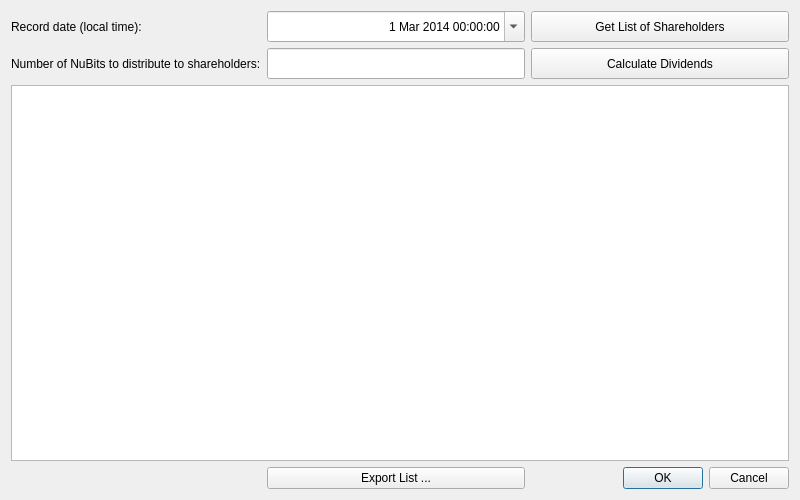
<?xml version="1.0" encoding="UTF-8"?>
<ui version="4.0">
 <class>DistributeDivDialog</class>
 <widget class="QDialog" name="DistributeDivDialog">
  <property name="windowModality">
   <enum>Qt::ApplicationModal</enum>
  </property>
  <property name="geometry">
   <rect>
    <x>0</x>
    <y>0</y>
    <width>800</width>
    <height>500</height>
   </rect>
  </property>
  <property name="sizePolicy">
   <sizepolicy hsizetype="MinimumExpanding" vsizetype="MinimumExpanding">
    <horstretch>0</horstretch>
    <verstretch>0</verstretch>
   </sizepolicy>
  </property>
  <property name="minimumSize">
   <size>
    <width>400</width>
    <height>200</height>
   </size>
  </property>
  <property name="windowTitle">
   <string>Distribute Dividends</string>
  </property>
  <property name="toolTip">
   <string/>
  </property>
  <property name="locale">
   <locale language="English" country="UnitedStates"/>
  </property>
  <property name="modal">
   <bool>true</bool>
  </property>
  <layout class="QGridLayout" name="gridLayout">
   <item row="2" column="0" colspan="3">
    <widget class="QTableView" name="tableView"/>
   </item>
   <item row="1" column="2">
    <widget class="QPushButton" name="calcDividendsButton">
     <property name="minimumSize">
      <size>
       <width>141</width>
       <height>31</height>
      </size>
     </property>
     <property name="text">
      <string>Calculate Dividends</string>
     </property>
    </widget>
   </item>
   <item row="1" column="0">
    <widget class="QLabel" name="label">
     <property name="text">
      <string>Number of NuBits to distribute to shareholders:</string>
     </property>
     <property name="alignment">
      <set>Qt::AlignLeading|Qt::AlignLeft|Qt::AlignVCenter</set>
     </property>
    </widget>
   </item>
   <item row="1" column="1">
    <widget class="QLineEdit" name="totalDividend">
     <property name="minimumSize">
      <size>
       <width>111</width>
       <height>31</height>
      </size>
     </property>
     <property name="inputMethodHints">
      <set>Qt::ImhFormattedNumbersOnly</set>
     </property>
     <property name="text">
      <string notr="true"/>
     </property>
     <property name="alignment">
      <set>Qt::AlignRight|Qt::AlignTrailing|Qt::AlignVCenter</set>
     </property>
    </widget>
   </item>
   <item row="0" column="0">
    <widget class="QLabel" name="label_2">
     <property name="text">
      <string>Record date (local time):</string>
     </property>
     <property name="alignment">
      <set>Qt::AlignLeading|Qt::AlignLeft|Qt::AlignVCenter</set>
     </property>
    </widget>
   </item>
   <item row="0" column="2">
    <widget class="QPushButton" name="getShareholdsListButton">
     <property name="minimumSize">
      <size>
       <width>141</width>
       <height>31</height>
      </size>
     </property>
     <property name="text">
      <string>Get List of Shareholders</string>
     </property>
    </widget>
   </item>
   <item row="4" column="2">
    <widget class="QDialogButtonBox" name="buttonBox">
     <property name="orientation">
      <enum>Qt::Horizontal</enum>
     </property>
     <property name="standardButtons">
      <set>QDialogButtonBox::Cancel|QDialogButtonBox::Ok</set>
     </property>
    </widget>
   </item>
   <item row="0" column="1">
    <widget class="QDateTimeEdit" name="recordDate">
     <property name="minimumSize">
      <size>
       <width>111</width>
       <height>31</height>
      </size>
     </property>
     <property name="toolTip">
      <string>Shareholders on record on this date will receive dividends.</string>
     </property>
     <property name="alignment">
      <set>Qt::AlignRight|Qt::AlignTrailing|Qt::AlignVCenter</set>
     </property>
     <property name="minimumDateTime">
      <datetime>
       <hour>0</hour>
       <minute>0</minute>
       <second>0</second>
       <year>2014</year>
       <month>3</month>
       <day>1</day>
      </datetime>
     </property>
     <property name="currentSection">
      <enum>QDateTimeEdit::DaySection</enum>
     </property>
     <property name="calendarPopup">
      <bool>true</bool>
     </property>
    </widget>
   </item>
   <item row="4" column="1">
    <widget class="QPushButton" name="exportButton">
     <property name="contextMenuPolicy">
      <enum>Qt::DefaultContextMenu</enum>
     </property>
     <property name="text">
      <string>Export List ...</string>
     </property>
    </widget>
   </item>
  </layout>
 </widget>
 <tabstops>
  <tabstop>recordDate</tabstop>
  <tabstop>getShareholdsListButton</tabstop>
  <tabstop>totalDividend</tabstop>
  <tabstop>calcDividendsButton</tabstop>
  <tabstop>tableView</tabstop>
  <tabstop>buttonBox</tabstop>
 </tabstops>
 <resources/>
 <connections>
  <connection>
   <sender>buttonBox</sender>
   <signal>accepted()</signal>
   <receiver>DistributeDivDialog</receiver>
   <slot>accept()</slot>
   <hints>
    <hint type="sourcelabel">
     <x>554</x>
     <y>363</y>
    </hint>
    <hint type="destinationlabel">
     <x>157</x>
     <y>274</y>
    </hint>
   </hints>
  </connection>
  <connection>
   <sender>buttonBox</sender>
   <signal>rejected()</signal>
   <receiver>DistributeDivDialog</receiver>
   <slot>reject()</slot>
   <hints>
    <hint type="sourcelabel">
     <x>554</x>
     <y>363</y>
    </hint>
    <hint type="destinationlabel">
     <x>286</x>
     <y>274</y>
    </hint>
   </hints>
  </connection>
 </connections>
</ui>
